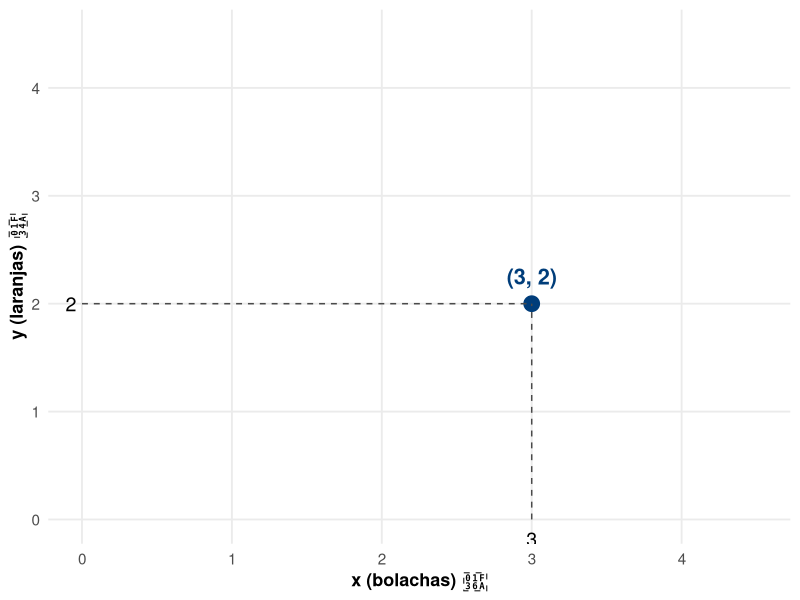
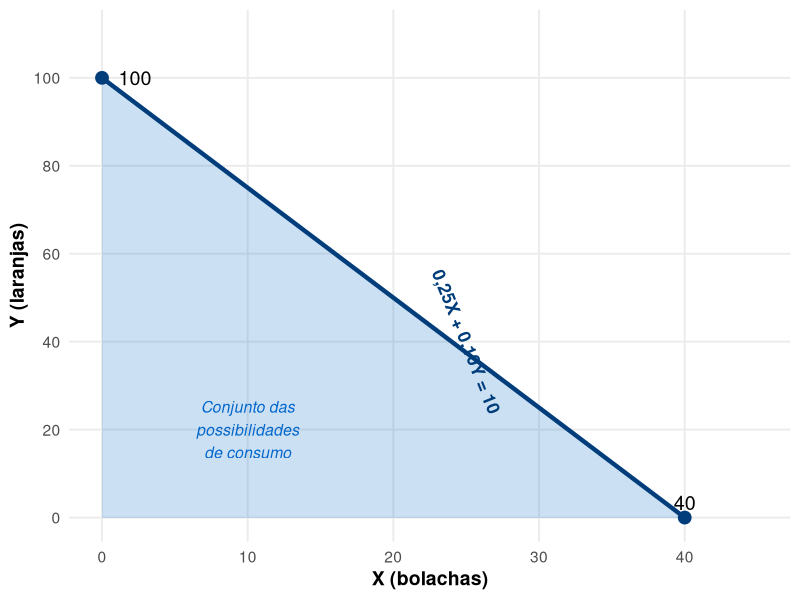
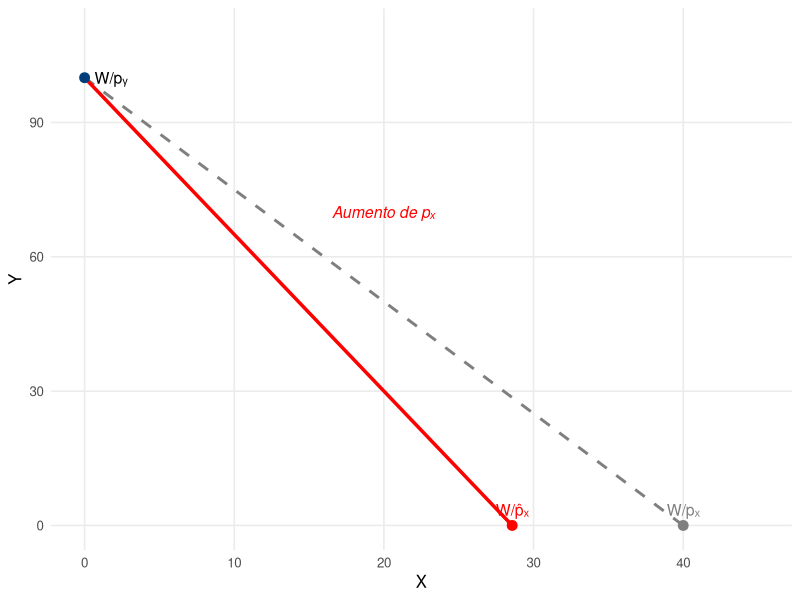
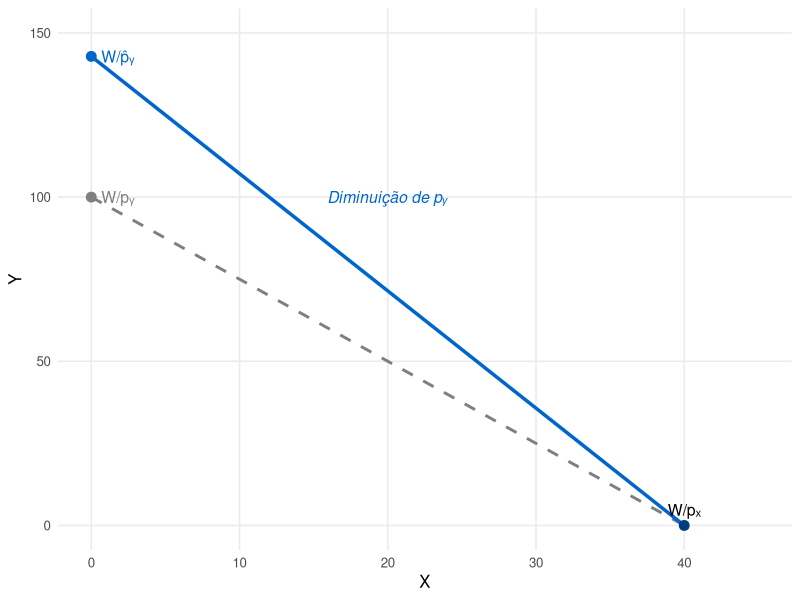
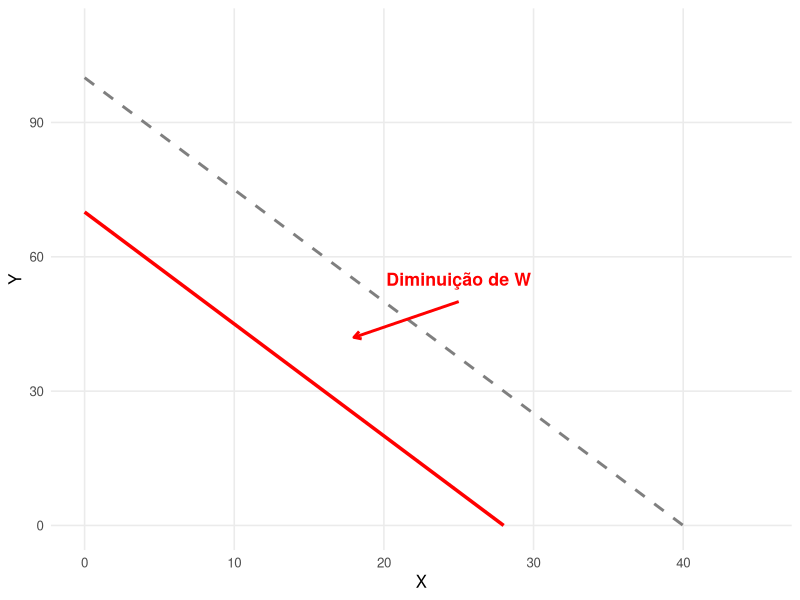
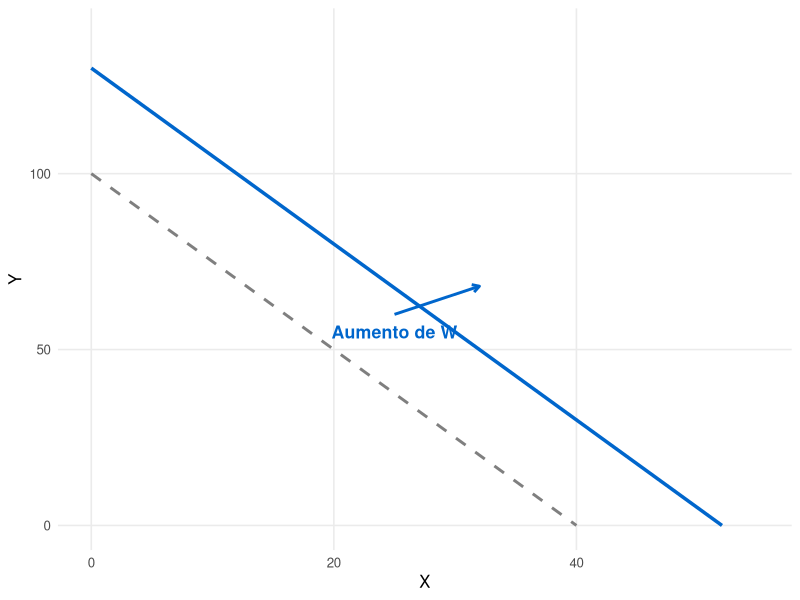
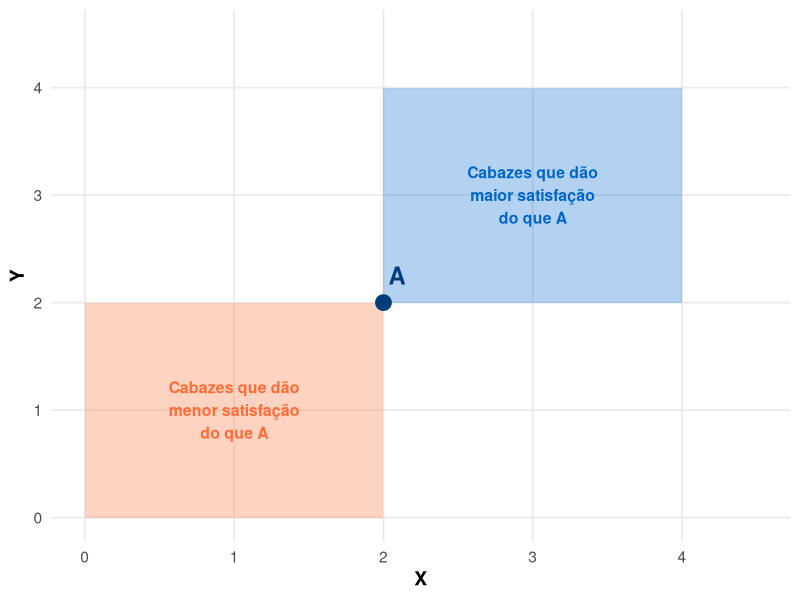
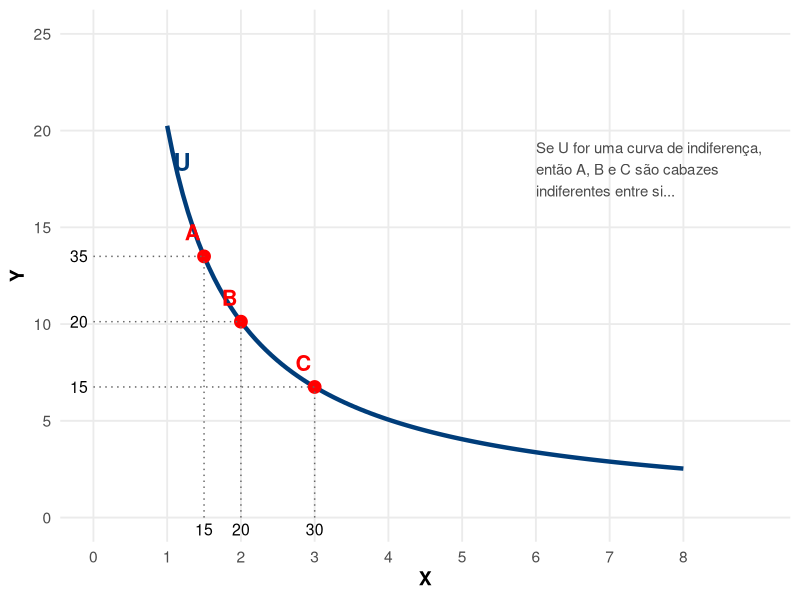

Here is the R script that generated these plots, in order:
## ---- chunk 1
#| echo: false
#| fig-width: 6
#| fig-height: 5

library(ggplot2)

ggplot() +
  geom_point(aes(x = 3, y = 2), color = "#003D7A", size = 5) +
  geom_segment(aes(x = 3, xend = 3, y = 0, yend = 2),
              linetype = "dashed", color = "#4A4A4A") +
  geom_segment(aes(x = 0, xend = 3, y = 2, yend = 2),
              linetype = "dashed", color = "#4A4A4A") +
  scale_x_continuous(limits = c(0, 4.5), breaks = 0:4,
                    name = "x (bolachas) 🍪") +
  scale_y_continuous(limits = c(0, 4.5), breaks = 0:4,
                    name = "y (laranjas) 🍊") +
  annotate("text", x = 3, y = 0, label = "3", 
          vjust = 1.8, size = 5) +
  annotate("text", x = 0, y = 2, label = "2", 
          hjust = 1.5, size = 5) +
  annotate("text", x = 3, y = 2, label = "(3, 2)", 
          vjust = -1.2, hjust = 0.5, size = 5.5, 
          color = "#003D7A", fontface = "bold") +
  theme_minimal(base_size = 14) +
  theme(
    panel.grid.minor = element_blank(),
    axis.title = element_text(face = "bold", size = 13),
    axis.text = element_text(size = 11)
  )
## ---- chunk 2
#| echo: false
#| fig-width: 7
#| fig-height: 5.5

library(ggplot2)

# W = 10, px = 0.25, py = 0.10
# 0.25X + 0.10Y = 10
# Y = 100 - 2.5X
# X_max = 40, Y_max = 100

x_vals <- seq(0, 40, length.out = 100)
y_vals <- 100 - 2.5*x_vals

# Criar polígono para área de possibilidades
poly_x <- c(0, x_vals, 0)
poly_y <- c(0, y_vals, 0)

df <- data.frame(x = x_vals, y = y_vals)
poly_df <- data.frame(x = poly_x, y = poly_y)

ggplot() +
  geom_polygon(data = poly_df, aes(x = x, y = y),
              fill = "#0066CC", alpha = 0.2) +
  geom_line(data = df, aes(x = x, y = y),
           color = "#003D7A", size = 1.5) +
  geom_point(aes(x = 0, y = 100), color = "#003D7A", size = 4) +
  geom_point(aes(x = 40, y = 0), color = "#003D7A", size = 4) +
  annotate("text", x = 0, y = 100, label = "100", 
          hjust = -0.5, vjust = 0.5, size = 5) +
  annotate("text", x = 40, y = 0, label = "40", 
          vjust = -0.5, hjust = 0.5, size = 5) +
  annotate("text", x = 25, y = 40, 
          label = "0,25X + 0,10Y = 10",
          angle = -68, size = 4.5, color = "#003D7A", 
          fontface = "bold") +
  annotate("text", x = 10, y = 20, 
          label = "Conjunto das\npossibilidades\nde consumo",
          size = 4, color = "#0066CC", fontface = "italic") +
  scale_x_continuous(limits = c(0, 45), 
                    name = "X (bolachas)", breaks = seq(0, 40, 10)) +
  scale_y_continuous(limits = c(0, 110), 
                    name = "Y (laranjas)", breaks = seq(0, 100, 20)) +
  theme_minimal(base_size = 14) +
  theme(
    panel.grid.minor = element_blank(),
    axis.title = element_text(face = "bold")
  )
## ---- chunk 3
#| echo: false
#| fig-width: 5
#| fig-height: 4.5

library(ggplot2)

W <- 10
py <- 0.10
px_orig <- 0.25
px_novo <- 0.35

x_orig <- seq(0, W/px_orig, length.out = 100)
y_orig <- (W/py) - (px_orig/py)*x_orig

x_novo <- seq(0, W/px_novo, length.out = 100)
y_novo <- (W/py) - (px_novo/py)*x_novo

df_orig <- data.frame(x = x_orig, y = y_orig)
df_novo <- data.frame(x = x_novo, y = y_novo)

ggplot() +
  geom_line(data = df_orig, aes(x = x, y = y),
           color = "gray50", size = 1, linetype = "dashed") +
  geom_line(data = df_novo, aes(x = x, y = y),
           color = "#FF0000", size = 1.2) +
  geom_point(aes(x = 0, y = 100), color = "#003D7A", size = 3) +
  geom_point(aes(x = W/px_orig, y = 0), 
            color = "gray50", size = 3) +
  geom_point(aes(x = W/px_novo, y = 0), 
            color = "#FF0000", size = 3) +
  annotate("text", x = 0, y = 100, label = "W/pᵧ", 
          hjust = -0.3, vjust = 0.5, size = 4) +
  annotate("text", x = W/px_orig, y = 0, label = "W/pₓ", 
          vjust = -0.8, hjust = 0.5, size = 4, color = "gray50") +
  annotate("text", x = W/px_novo, y = 0, label = "W/p̂ₓ", 
          vjust = -0.8, hjust = 0.5, size = 4, color = "#FF0000") +
  annotate("text", x = 20, y = 70, 
          label = "Aumento de pₓ", 
          color = "#FF0000", size = 4, fontface = "italic") +
  scale_x_continuous(limits = c(0, 45), name = "X") +
  scale_y_continuous(limits = c(0, 110), name = "Y") +
  theme_minimal(base_size = 12) +
  theme(panel.grid.minor = element_blank())
## ---- chunk 4
#| echo: false
#| fig-width: 5
#| fig-height: 4.5

library(ggplot2)

W <- 10
px <- 0.25
py_orig <- 0.10
py_novo <- 0.07

x_orig <- seq(0, W/px, length.out = 100)
y_orig <- (W/py_orig) - (px/py_orig)*x_orig

x_novo <- seq(0, W/px, length.out = 100)
y_novo <- (W/py_novo) - (px/py_novo)*x_novo

df_orig <- data.frame(x = x_orig, y = y_orig)
df_novo <- data.frame(x = x_novo, y = y_novo)

ggplot() +
  geom_line(data = df_orig, aes(x = x, y = y),
           color = "gray50", size = 1, linetype = "dashed") +
  geom_line(data = df_novo, aes(x = x, y = y),
           color = "#0066CC", size = 1.2) +
  geom_point(aes(x = W/px, y = 0), color = "#003D7A", size = 3) +
  geom_point(aes(x = 0, y = W/py_orig), 
            color = "gray50", size = 3) +
  geom_point(aes(x = 0, y = W/py_novo), 
            color = "#0066CC", size = 3) +
  annotate("text", x = W/px, y = 0, label = "W/pₓ", 
          vjust = -0.8, hjust = 0.5, size = 4) +
  annotate("text", x = 0, y = W/py_orig, label = "W/pᵧ", 
          hjust = -0.3, vjust = 0.5, size = 4, color = "gray50") +
  annotate("text", x = 0, y = W/py_novo, label = "W/p̂ᵧ", 
          hjust = -0.3, vjust = 0.5, size = 4, color = "#0066CC") +
  annotate("text", x = 20, y = 100, 
          label = "Diminuição de pᵧ", 
          color = "#0066CC", size = 4, fontface = "italic") +
  scale_x_continuous(limits = c(0, 45), name = "X") +
  scale_y_continuous(limits = c(0, 150), name = "Y") +
  theme_minimal(base_size = 12) +
  theme(panel.grid.minor = element_blank())
## ---- chunk 5
#| echo: false
#| fig-width: 5
#| fig-height: 4.5

library(ggplot2)

px <- 0.25
py <- 0.10
W_orig <- 10
W_novo <- 7

x_orig <- seq(0, W_orig/px, length.out = 100)
y_orig <- (W_orig/py) - (px/py)*x_orig

x_novo <- seq(0, W_novo/px, length.out = 100)
y_novo <- (W_novo/py) - (px/py)*x_novo

df_orig <- data.frame(x = x_orig, y = y_orig)
df_novo <- data.frame(x = x_novo, y = y_novo)

ggplot() +
  geom_line(data = df_orig, aes(x = x, y = y),
           color = "gray50", size = 1, linetype = "dashed") +
  geom_line(data = df_novo, aes(x = x, y = y),
           color = "#FF0000", size = 1.2) +
  annotate("text", x = 25, y = 55, 
          label = "Diminuição de W", 
          color = "#FF0000", size = 4.5, fontface = "bold") +
  geom_segment(aes(x = 25, xend = 18, y = 50, yend = 42),
              arrow = arrow(length = unit(0.2, "cm")),
              color = "#FF0000", size = 1) +
  scale_x_continuous(limits = c(0, 45), name = "X") +
  scale_y_continuous(limits = c(0, 110), name = "Y") +
  theme_minimal(base_size = 12) +
  theme(panel.grid.minor = element_blank())
## ---- chunk 6
#| echo: false
#| fig-width: 5
#| fig-height: 4.5

library(ggplot2)

px <- 0.25
py <- 0.10
W_orig <- 10
W_novo <- 13

x_orig <- seq(0, W_orig/px, length.out = 100)
y_orig <- (W_orig/py) - (px/py)*x_orig

x_novo <- seq(0, W_novo/px, length.out = 100)
y_novo <- (W_novo/py) - (px/py)*x_novo

df_orig <- data.frame(x = x_orig, y = y_orig)
df_novo <- data.frame(x = x_novo, y = y_novo)

ggplot() +
  geom_line(data = df_orig, aes(x = x, y = y),
           color = "gray50", size = 1, linetype = "dashed") +
  geom_line(data = df_novo, aes(x = x, y = y),
           color = "#0066CC", size = 1.2) +
  annotate("text", x = 25, y = 55, 
          label = "Aumento de W", 
          color = "#0066CC", size = 4.5, fontface = "bold") +
  geom_segment(aes(x = 25, xend = 32, y = 60, yend = 68),
              arrow = arrow(length = unit(0.2, "cm")),
              color = "#0066CC", size = 1) +
  scale_x_continuous(limits = c(0, 55), name = "X") +
  scale_y_continuous(limits = c(0, 140), name = "Y") +
  theme_minimal(base_size = 12) +
  theme(panel.grid.minor = element_blank())
## ---- chunk 7
#| echo: false
#| fig-width: 7
#| fig-height: 5.5

library(ggplot2)

# Criar as áreas
area_inferior_x <- c(0, 0, 2, 2, 0)
area_inferior_y <- c(0, 2, 2, 0, 0)

area_superior_x <- c(2, 2, 4, 4, 2)
area_superior_y <- c(2, 4, 4, 2, 2)

df_inferior <- data.frame(x = area_inferior_x, y = area_inferior_y)
df_superior <- data.frame(x = area_superior_x, y = area_superior_y)

ggplot() +
  geom_polygon(data = df_inferior, aes(x = x, y = y),
              fill = "#FF6B35", alpha = 0.3) +
  geom_polygon(data = df_superior, aes(x = x, y = y),
              fill = "#0066CC", alpha = 0.3) +
  geom_point(aes(x = 2, y = 2), color = "#003D7A", size = 5) +
  annotate("text", x = 2, y = 2, label = "A", 
          vjust = -1, hjust = -0.3, size = 6, 
          fontface = "bold", color = "#003D7A") +
  annotate("text", x = 1, y = 1, 
          label = "Cabazes que dão\nmenor satisfação\ndo que A",
          size = 4, color = "#FF6B35", fontface = "bold") +
  annotate("text", x = 3, y = 3, 
          label = "Cabazes que dão\nmaior satisfação\ndo que A",
          size = 4, color = "#0066CC", fontface = "bold") +
  scale_x_continuous(limits = c(0, 4.5), name = "X", breaks = 0:4) +
  scale_y_continuous(limits = c(0, 4.5), name = "Y", breaks = 0:4) +
  theme_minimal(base_size = 14) +
  theme(
    panel.grid.minor = element_blank(),
    axis.title = element_text(face = "bold")
  )
## ---- chunk 8
#| echo: false
#| fig-width: 8
#| fig-height: 5.5

library(ggplot2)

# Função de utilidade Cobb-Douglas: U = x^0.5 * y^0.5
# Para U constante: y = U^2 / x
U <- 4.5
x_vals <- seq(1, 8, length.out = 100)
y_vals <- U^2 / x_vals

df <- data.frame(x = x_vals, y = y_vals)

# Pontos na curva
points_df <- data.frame(
  x = c(1.5, 2, 3),
  y = c(U^2/1.5, U^2/2, U^2/3),
  label = c("A", "B", "C")
)

ggplot() +
  geom_line(data = df, aes(x = x, y = y),
           color = "#003D7A", size = 1.5) +
  geom_point(data = points_df, aes(x = x, y = y),
            color = "#FF0000", size = 4) +
  geom_text(data = points_df, aes(x = x, y = y, label = label),
           vjust = -1, hjust = 1.2, size = 5.5, 
           fontface = "bold", color = "#FF0000") +
  # Linhas tracejadas
  geom_segment(data = points_df, 
              aes(x = 0, xend = x, y = y, yend = y),
              linetype = "dotted", color = "gray40") +
  geom_segment(data = points_df, 
              aes(x = x, xend = x, y = 0, yend = y),
              linetype = "dotted", color = "gray40") +
  # Labels dos valores
  annotate("text", x = 0, y = U^2/1.5, label = "35", 
          hjust = 1.3, size = 4) +
  annotate("text", x = 0, y = U^2/2, label = "20", 
          hjust = 1.3, size = 4) +
  annotate("text", x = 0, y = U^2/3, label = "15", 
          hjust = 1.3, size = 4) +
  annotate("text", x = 1.5, y = 0, label = "15", 
          vjust = 1.5, size = 4) +
  annotate("text", x = 2, y = 0, label = "20", 
          vjust = 1.5, size = 4) +
  annotate("text", x = 3, y = 0, label = "30", 
          vjust = 1.5, size = 4) +
  # Label da curva
  annotate("text", x = 1.2, y = U^2/1.2 + 1.5, label = "U", 
          size = 6, fontface = "bold", color = "#003D7A") +
  # Texto explicativo
  annotate("text", x = 6, y = 18, 
          label = "Se U for uma curva de indiferença,\nentão A, B e C são cabazes\nindiferentes entre si...",
          size = 3.8, hjust = 0, color = "#4A4A4A") +
  scale_x_continuous(limits = c(0, 9), name = "X", breaks = 0:8) +
  scale_y_continuous(limits = c(0, 25), name = "Y", breaks = seq(0, 25, 5)) +
  theme_minimal(base_size = 14) +
  theme(
    panel.grid.minor = element_blank(),
    axis.title = element_text(face = "bold")
  )
